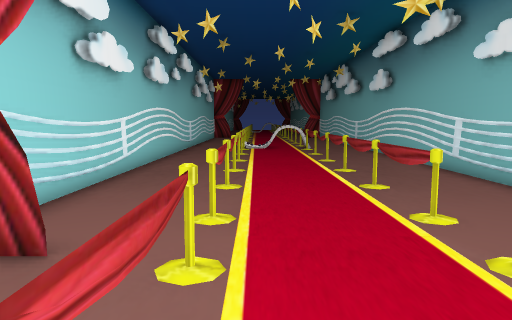
View 1 (above)

14 first-person views from a walk through a 3-D level made in the Unity game engine. The camera is 1.3 m above the floor, tilts 6° down and sees 70° across. The floor is counted in squares, 0.9 m on a side. Each view is taken from the middle of a square. On the plan, view 1 faces up. The plan holds only what a view shows up to about 16 squares ahead; the rest is blank. The place goes on beyond the plan. The player is left out.

View 2
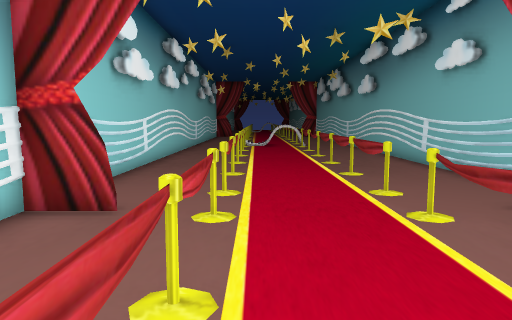

View 3
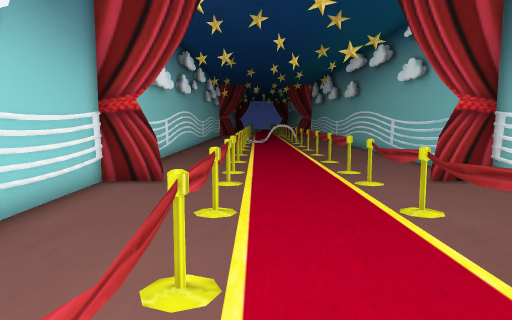

View 4
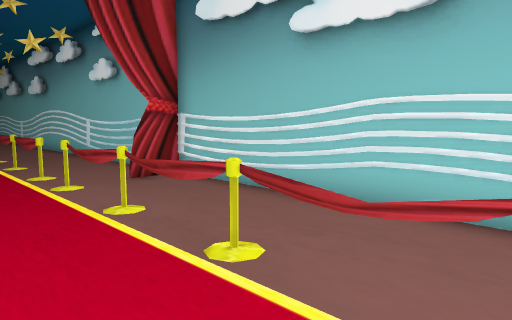

View 5
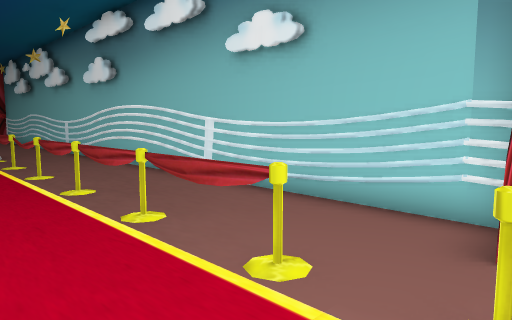

View 6
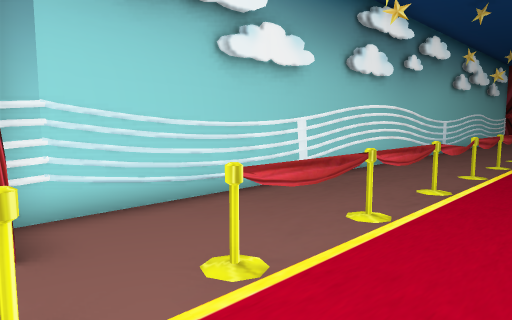

View 7
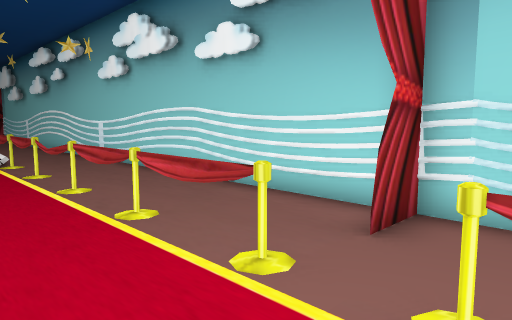

View 8
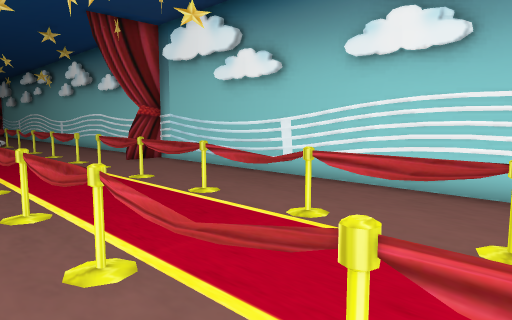

View 9
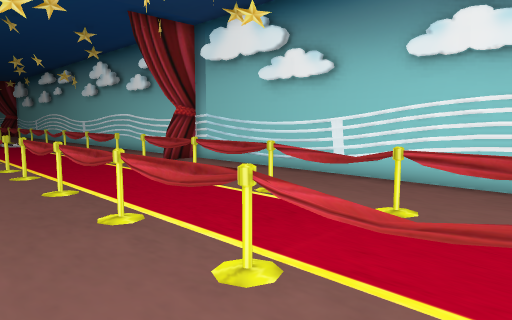

View 10
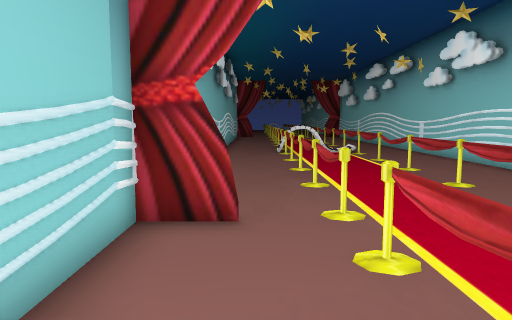

View 11
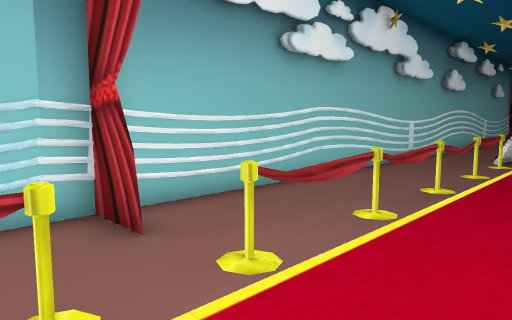

View 12
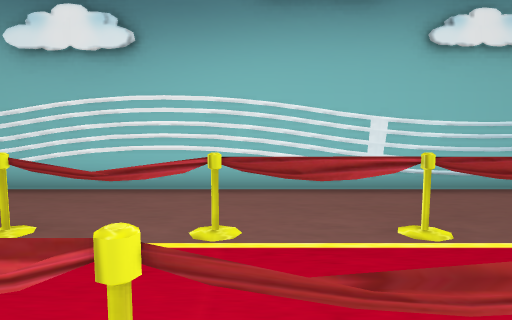

View 13
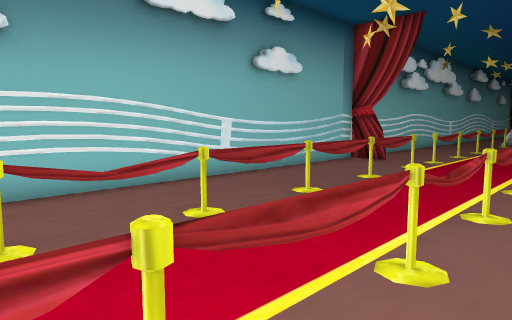

View 14
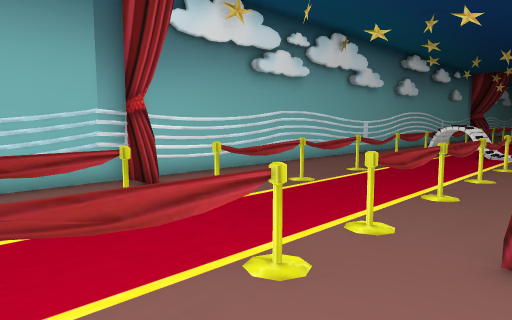

### Floor plan
Key: @ floor where view 1 was taken; # wall or solid block; x gap in a wall; . floor; = window, fence, low wall or low ledge; O other object.
Columns run from 4 left of view 1 to 6 right of it. Each row starts with its distance up from view 1.
 17 #..x   x..#
 16 #..#...#..#
 15 #..=...=..#
 14 #..x...x..#
 13 #..#...#..#
 12 #..=...=..#
 11 #..#...#..#
 10 #..x...x..#
  9 #..x...x..#
  8 #..#...#..#
  7 #..x...x..#
  6 #..=...=..#
  5 #.........#
  4 ##.......##
  3 #..=...=..#
  2 #..=...=..#
  1 #..#...#..#
  0 #..x@..x..#
 -1 #..=...=..#
 -2 #..#...#..#
 -3 #..x...x..#
 -4 #..x...x..#
 -5 #..#...#..#
 -6 #..=...=..#
 -7 #..x...x..#
 -8 #..= OO#..#

Positions as (right, up) in squares from view 1, and headings:
1: (0, 0), facing up
2: (0, -2), facing up
3: (0, -5), facing up
4: (0, -5), facing up-right
5: (0, 3), facing up-right
6: (2, 3), facing up-left
7: (2, 6), facing down-left
8: (4, 17), facing down-left
9: (5, 16), facing down-left
10: (4, 9), facing down
11: (0, 6), facing down-right
12: (-2, 13), facing right
13: (-2, 17), facing down-right
14: (-3, 8), facing down-right
